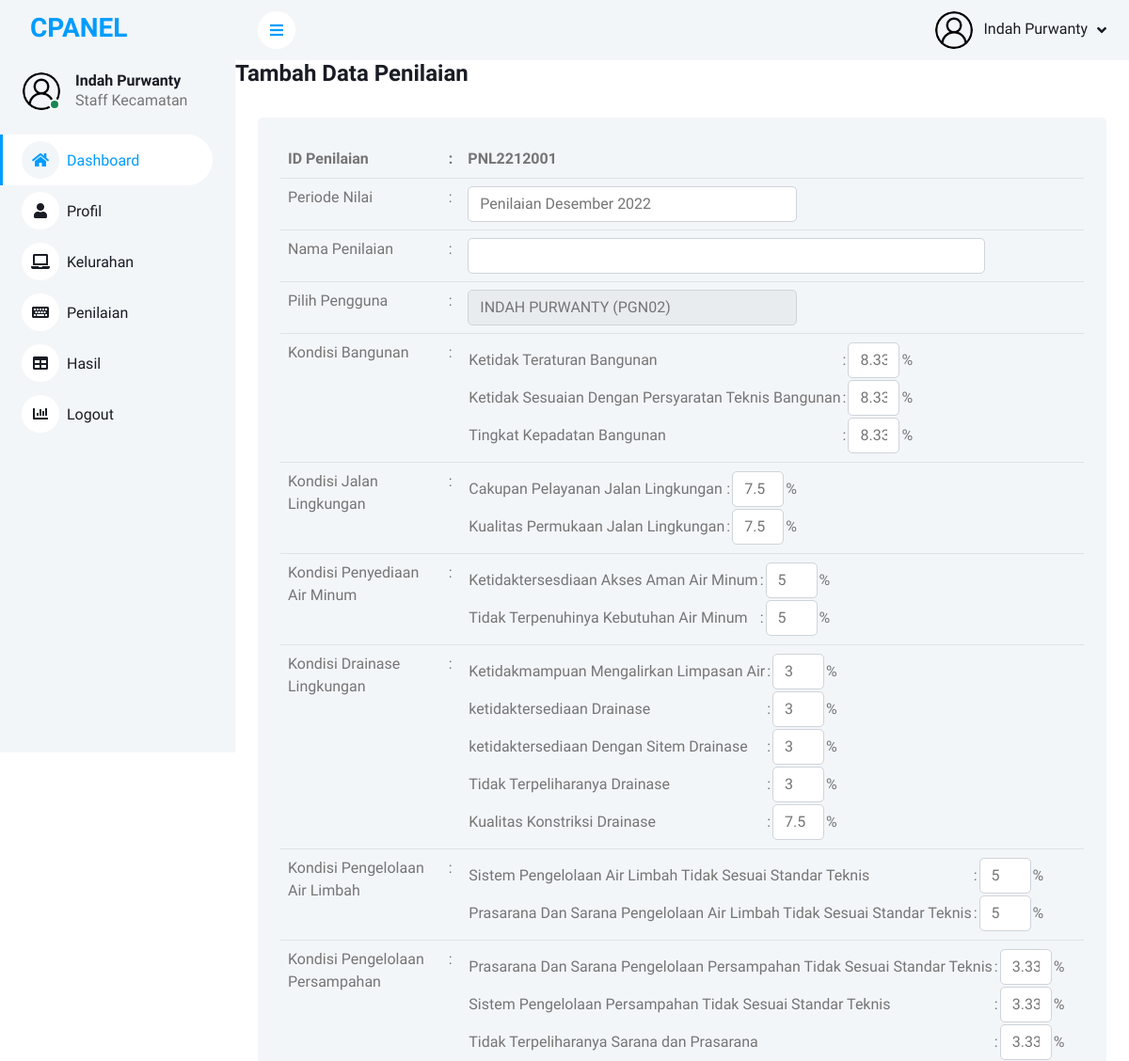
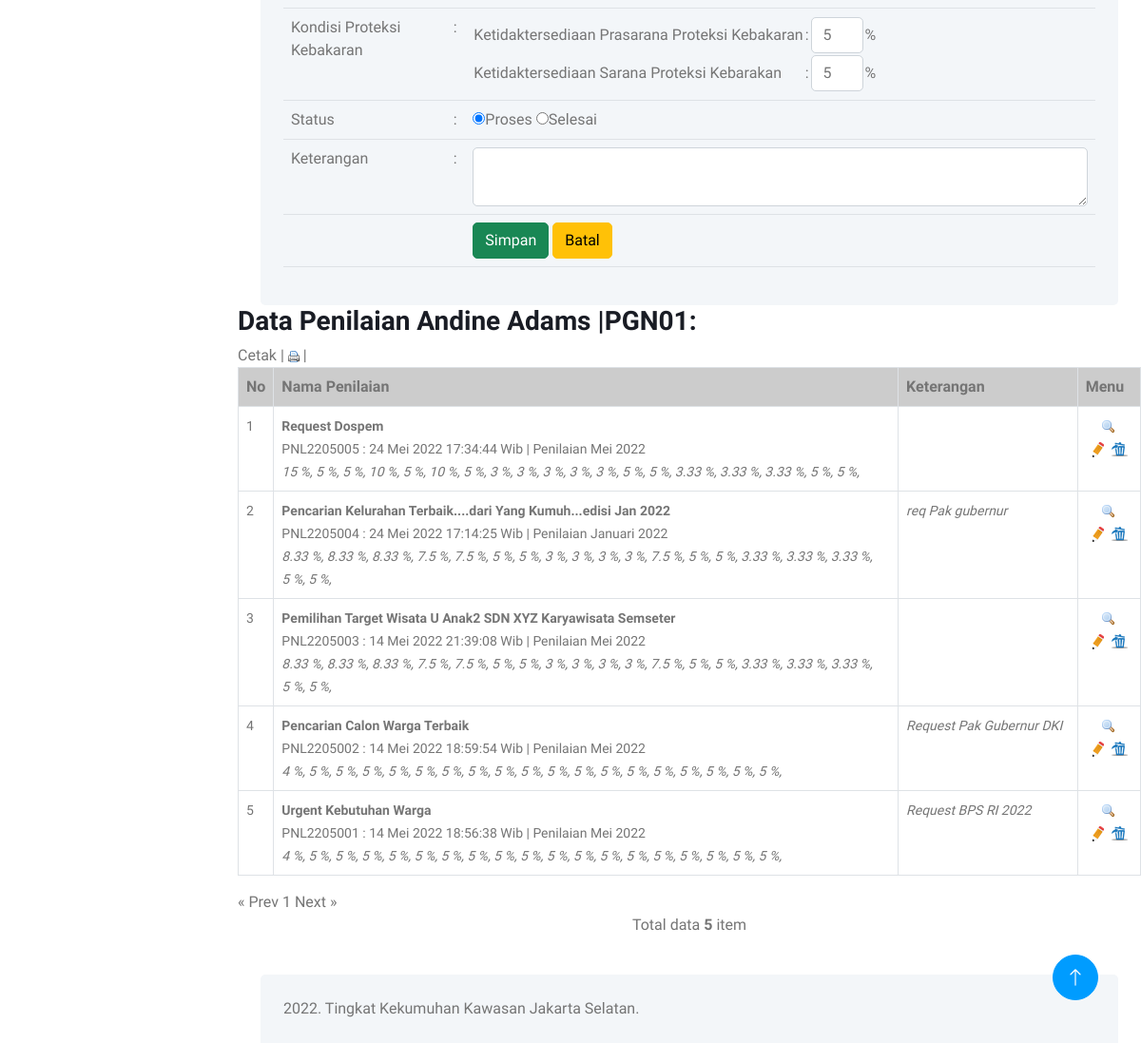
Page /?mnu=spenilaian (signed in) on the committed database (2 pictures, top to bottom).
### tables this page shows
CREATE TABLE `tb_penilaian` (
  `id_penilaian` varchar(15) NOT NULL,
  `nama_penilaian` varchar(100) NOT NULL,
  `periode` varchar(100) NOT NULL,
  `id_pengguna` varchar(15) NOT NULL,
  `bobot1` float NOT NULL,
  `bobot2` float NOT NULL,
  `bobot3` float NOT NULL,
  `bobot4` float NOT NULL,
  `bobot5` float NOT NULL,
  `bobot6` float NOT NULL,
  `bobot7` float NOT NULL,
  `bobot8` float NOT NULL,
  `bobot9` float NOT NULL,
  `bobot10` float NOT NULL,
  `bobot11` float NOT NULL,
  `bobot12` float NOT NULL,
  `bobot13` float NOT NULL,
  `bobot14` float NOT NULL,
  `bobot15` float NOT NULL,
  `bobot16` float NOT NULL,
  `bobot17` float NOT NULL,
  `bobot18` float NOT NULL,
  `bobot19` float NOT NULL,
  `status` varchar(15) NOT NULL DEFAULT 'Proses',
  `tanggal` date NOT NULL,
  `jam` time NOT NULL,
  `keterangan` text NOT NULL
);

### koneksivar.php (called while the page is built, shortened)
<?php
$tbpengguna="tb_pengguna";
$tbpenilaian="tb_penilaian";
$m1="Kondisi Bangunan";
$m2="Kondisi Jalan Lingkungan";
$m3="Kondisi Penyediaan Air Minum";
$m4="Kondisi Drainase Lingkungan";
$m5="Kondisi Pengelolaan Air Limbah";
$m6="Kondisi Pengelolaan Persampahan";
$m7="Kondisi Proteksi Kebakaran";
$kr11="Ketidak Teraturan Bangunan";
$kr12="Ketidak Sesuaian Dengan Persyaratan Teknis Bangunan";
$kr13="Tingkat Kepadatan Bangunan";
$kr21="Cakupan Pelayanan Jalan Lingkungan";
$kr22="Kualitas Permukaan Jalan Lingkungan";
$kr31="Ketidaktersesdiaan Akses Aman Air Minum";
$kr32="Tidak Terpenuhinya Kebutuhan Air Minum";
$kr41="Ketidakmampuan Mengalirkan Limpasan Air";
$kr42="ketidaktersediaan Drainase";
$kr43="ketidaktersediaan Dengan Sitem Drainase";
$kr44="Tidak Terpeliharanya Drainase";
$kr45="Kualitas Konstriksi Drainase";
$kr51="Sistem Pengelolaan Air Limbah Tidak Sesuai Standar Teknis";
$kr52="Prasarana Dan Sarana Pengelolaan Air Limbah Tidak Sesuai Standar Teknis";
$kr61="Prasarana Dan Sarana Pengelolaan Persampahan Tidak Sesuai Standar Teknis";
$kr62="Sistem Pengelolaan Persampahan Tidak Sesuai Standar Teknis";
$kr63="Tidak Terpeliharanya Sarana dan Prasarana";
$kr71="Ketidaktersediaan Prasarana Proteksi Kebakaran";
$kr72="Ketidaktersediaan Sarana Proteksi Kebarakan";
$bobot1=8.33;
$bobot2=8.33;
$bobot3=8.33;
$bobot4=7.50;
$bobot5=7.50;
$bobot6=5.00;
$bobot7=5.00;
$bobot8=3.00;
$bobot9=3.00;
$bobot10=3.00;
$bobot11=3.00;
$bobot12=7.50;
$bobot13=5.00;
$bobot14=5.00;
$bobot15=3.33;
$bobot16=3.33;
$bobot17=3.33;
$bobot18=5.00;
$bobot19=5.00;
?>

### konmysqli.php (called while the page is built, shortened)
<?php
require_once "koneksivar.php";
?>
<?php
function WKT($sekarang)
{
	$tanggal = substr($sekarang, 8, 2) + 0;
	$bulan = substr($sekarang, 5, 2);
	$tahun = substr($sekarang, 0, 4);
	$judul_bln = array(1 => "Januari", "Februari", "Maret", "April", "Mei", "Juni", "Juli", "Agustus", "September", "Oktober", "November", "Desember");
	$wk = $tanggal . " " . $judul_bln[(int)$bulan] . " " . $tahun;
	return $wk;
}
?>
<?php
function getJum($conn, $sql)
{
	$rs = $conn->query($sql);
	$jum = $rs->num_rows;
	return $jum;
}
function getData($conn, $sql)
{
	$rs = $conn->query($sql);
	$rs->data_seek(0);
	$arr = $rs->fetch_all(MYSQLI_ASSOC);
	return $arr;
}
function getPengguna($conn, $kode)
{
	$field = "nama_pengguna";
	$sql = "SELECT `$field` FROM `tb_pengguna` where `id_pengguna`='$kode'";
	$rs = $conn->query($sql);
	$rs->data_seek(0);
	$row = $rs->fetch_assoc();
	return $row[$field];
}
?>

### penilaian/spenilaian.php (the view, shortened to what this page needs)
<?php
$nama_penilaian = "";
$id_pengguna = $_SESSION["cid"];
$status = "Proses";
$keterangan = "";
$judul_bln = array(1 => "Januari", "Februari", "Maret", "April", "Mei", "Juni", "Juli", "Agustus", "September", "Oktober", "November", "Desember");
$bulan=date("m");
$periode = "Penilaian ".$judul_bln[(int)$bulan]." ".date("Y");
?>
<?php
$sql = "select `id_penilaian` from `$tbpenilaian` order by `id_penilaian` desc";
$q = mysqli_query($conn, $sql);
$jum = mysqli_num_rows($q);
$th = date("y");
$bl = date("m") + 0;
$kd = "PNL" . $th . $bl;
if ($jum > 0) {
	$d = mysqli_fetch_array($q);
	$idmax = $d["id_penilaian"];
	$bul = substr($idmax, 5, 2);
	$tah = substr($idmax, 3, 2);
	if ($bul == $bl && $tah == $th) {
		$urut = substr($idmax, 7, 3) + 1;
		if ($urut < 10) {
			$idmax = "$kd" . "00" . $urut;
		} else if ($urut < 100) {
			$idmax = "$kd" . "0" . $urut;
		} else {
			$idmax = "$kd" . $urut;
		}
	}
	else {
		$idmax = "$kd" . "001";
	}
}
else {
	$idmax = "$kd" . "001";
}
$id_penilaian = $idmax;
?>
<div id="accordion">
<h4>Tambah Data Penilaian</h4>
<div>
<div class="container-fluid pt-4 px-4">
<div class="row g-4">
<div class="col-sm-12 col-xl-12">
<div class="bg-light rounded h-100 p-4">
<form action="" method="post" enctype="multipart/form-data">
<table class="table">
<tr>
<th width="20%"><label for="id_penilaian">ID Penilaian</label>
<th width="1%">:
<th colspan="2"><b><?php echo $id_penilaian; ?></b>
</tr>
<tr>
<td height="24"><label for="periode">Periode Nilai</label>
<td>:
<td><input required class="form-control" style="width: 350px;" name="periode" type="periode" id="periode" value="<?php echo $periode; ?>" size="25" /></td>
</tr>
<tr>
<td><label for="nama_penilaian">Nama Penilaian</label>
<td>:
<td width="213"><input class="form-control" required style="width: 550px;" name="nama_penilaian" type="text" id="nama_penilaian" value="<?php echo $nama_penilaian; ?>" size="25" />
</td>
</tr>
<tr>
<td height="24"><label for="id_pengguna">Pilih Pengguna</label>
<td>:
<td><select class="form-control" name="id_pengguna" style="width: 350px;">
		<?php
		$sql = "select * from `$tbpengguna`";
		$arr = getData($conn, $sql);
		foreach ($arr as $d) {
			$id_pengguna0 = $d["id_pengguna"];
			$nama_pengguna = strtoupper($d["nama_pengguna"]);
			echo "<option value='$id_pengguna0'";
			if ($id_pengguna0 == $id_pengguna) {
				echo "selected";
			}
			echo ">$nama_pengguna ($id_pengguna0)</option>";
		}
?>
</select></td>
</tr>
<tr>
<td><label for="bobot1"><?php echo $m1;?></label>
<td>:
<td>
	<table>
		<tr>
		<td height="24"><label for="bobot1"><?php echo $kr11;?></label>
		<td>:
		<td><input required style="width: 55px;" class="form-control" name="bobot1" type="text" id="bobot1" value="<?php echo $bobot1; ?>" size="25" /><td>%
		</td>
		</tr>
		<tr>
		<td height="24"><label for="bobot2"><?php echo $kr12;?></label>
		<td>:
		<td><input required style="width: 55px;" class="form-control" name="bobot2" type="text" id="bobot2" value="<?php echo $bobot2; ?>" size="25" /><td>%
		</td>
		</tr>
		<tr>
		<td height="24"><label for="bobot3"><?php echo $kr13;?></label>
		<td>:
		<td><input required style="width: 55px;" class="form-control" name="bobot3" type="text" id="bobot3" value="<?php echo $bobot3; ?>" size="25" /><td>%
		</td>
		</tr>
	</table>
</td>
</tr>
<tr>
<td><label for="bobot1"><?php echo $m2;?></label>
<td>:
<td>
	<table>
		<tr>
		<td height="24"><label for="bobot1"><?php echo $kr21;?></label>
		<td>:
		<td><input required style="width: 55px;" class="form-control" name="bobot4" type="text" id="bobot4" value="<?php echo $bobot4; ?>" size="25" /><td>%
		</td>
		</tr>
		<tr>
		<td height="24"><label for="bobot2"><?php echo $kr22;?></label>
		<td>:
		<td><input required style="width: 55px;" class="form-control" name="bobot5" type="text" id="bobot5" value="<?php echo $bobot5; ?>" size="25" /><td>%
		</td>
		</tr>
	</table>
</td>
</tr>
<tr>
<td><label for="bobot1"><?php echo $m3;?></label>
<td>:
<td>
	<table>
		<tr>
		<td height="24"><label for="bobot1"><?php echo $kr31;?></label>
		<td>:
		<td><input required style="width: 55px;" class="form-control" name="bobot6" type="text" id="bobot6" value="<?php echo $bobot6; ?>" size="25" />
		</td><td>%
		</tr>
		<tr>
		<td height="24"><label for="bobot2"><?php echo $kr32;?></label>
		<td>:
		<td><input required style="width: 55px;" class="form-control" name="bobot7" type="text" id="bobot7" value="<?php echo $bobot7; ?>" size="25" />
		</td><td>%
		</tr>
	</table>
</td>
</tr>
<tr>
<td><label for="bobot1"><?php echo $m4;?></label>
<td>:
<td>
	<table>
		<tr>
		<td height="24"><label for="bobot1"><?php echo $kr41;?></label>
		<td>:
		<td><input required style="width: 55px;" class="form-control" name="bobot8" type="text" id="bobot8" value="<?php echo $bobot8; ?>" size="25" />
		</td><td>%
		</tr>
		<tr>
		<td height="24"><label for="bobot2"><?php echo $kr42;?></label>
		<td>:
		<td><input required style="width: 55px;" class="form-control" name="bobot9" type="text" id="bobot9" value="<?php echo $bobot9; ?>" size="25" />
		</td><td>%
		</tr>
 		<tr>
		<td height="24"><label for="bobot2"><?php echo $kr43;?></label>
		<td>:
		<td><input required style="width: 55px;" class="form-control" name="bobot10" type="text" id="bobot10" value="<?php echo $bobot10; ?>" size="25" />
		</td><td>%
		</tr>
		<tr>
		<td height="24"><label for="bobot2"><?php echo $kr44;?></label>
		<td>:
		<td><input required style="width: 55px;" class="form-control" name="bobot11" type="text" id="bobot11" value="<?php echo $bobot11; ?>" size="25" />
		</td><td>%
		</tr>
		<tr>
		<td height="24"><label for="bobot2"><?php echo $kr45;?></label>
		<td>:
		<td><input required style="width: 55px;" class="form-control" name="bobot12" type="text" id="bobot12" value="<?php echo $bobot12; ?>" size="25" />
		</td><td>%
		</tr>
	</table>
</td>
</tr>
<tr>
<td><label for="bobot1"><?php echo $m5;?></label>
<td>:
<td>
	<table>
		<tr>
		<td height="24"><label for="bobot1"><?php echo $kr51;?></label>
		<td>:
		<td><input required style="width: 55px;" class="form-control" name="bobot13" type="text" id="bobot13" value="<?php echo $bobot13; ?>" size="25" />
		</td><td>%
		</tr>
		<tr>
		<td height="24"><label for="bobot2"><?php echo $kr52;?></label>
		<td>:
		<td><input required style="width: 55px;" class="form-control" name="bobot14" type="text" id="bobot14" value="<?php echo $bobot14; ?>" size="25" />
		</td><td>%
		</tr>
	</table>
</td>
</tr>
<tr>
<td><label for="bobot1"><?php echo $m6;?></label>
<td>:
<td>
	<table>
		<tr>
		<td height="24"><label for="bobot1"><?php echo $kr61;?></label>
		<td>:
		<td><input required style="width: 55px;" class="form-control" name="bobot15" type="text" id="bobot15" value="<?php echo $bobot15; ?>" size="25" />
		</td><td>%
		</tr>
		<tr>
		<td height="24"><label for="bobot2"><?php echo $kr62;?></label>
		<td>:
		<td><input required style="width: 55px;" class="form-control" name="bobot16" type="text" id="bobot16" value="<?php echo $bobot16; ?>" size="25" />
		</td><td>%
		</tr>
		<tr>
		<td height="24"><label for="bobot2"><?php echo $kr63;?></label>
		<td>:
		<td><input required style="width: 55px;" class="form-control" name="bobot17" type="text" id="bobot17" value="<?php echo $bobot17; ?>" size="25" />
		</td><td>%
		</tr>
	</table>
</td>
</tr>
<tr>
<td><label for="bobot1"><?php echo $m7;?></label>
<td>:
<td>
	<table>
		<tr>
		<td height="24"><label for="bobot1"><?php echo $kr71;?></label>
		<td>:
		<td><input required style="width: 55px;" class="form-control" name="bobot18" type="text" id="bobot18" value="<?php echo $bobot18; ?>" size="25" />
		</td><td>%
		</tr>
		<tr>
		<td height="24"><label for="bobot2"><?php echo $kr72;?></label>
		<td>:
		<td><input required style="width: 55px;" class="form-control" name="bobot19" type="text" id="bobot19" value="<?php echo $bobot19; ?>" size="25" />
		</td><td>%
		</tr>
	</table>
</td>
</tr>
<tr>
<td><label for="status">Status</label>
<td>:
<td colspan="2">
	<input type="radio" name="status" id="status" checked="checked" value="Proses" <?php if ($status == "Proses") {	echo "checked";} ?> />Proses
	<input type="radio" name="status" id="status" value="Selesai" <?php if ($status == "Selesai") {echo "checked";} ?> />Selesai
</td>
</tr>
<tr>
<td height="24"><label for="keterangan">Keterangan</label>
<td>:
<td>
	<textarea class="form-control" name="keterangan" cols="55" rows="2"><?php echo $keterangan; ?></textarea>
</td>
</tr>
<tr>
<td>
<td>
<td colspan="2">
	<input class="btn btn-success" name="Simpan" type="submit" id="Simpan" value="Simpan" />
	<a href="?mnu=penilaian"><input class="btn btn-warning" name="Batal" type="button" id="Batal" value="Batal" /></a>
</td>
</tr>
</table>
</form>
</div>
</div>
</div>
</div>
</div>
<?php
$sqlc = "select distinct(`id_pengguna`) from `$tbpenilaian` order by `id_pengguna` asc";
$arrc = getData($conn, $sqlc);
foreach ($arrc as $dc) {
	$id_pengguna = $dc["id_pengguna"];
?>
<h3>Data Penilaian <?php echo getPengguna($conn,$id_pengguna)." |$id_pengguna"; ?>:</h3>
<div>
Cetak | <img src='ypathicon/print.png' title='PRINT' OnClick="PRINT('<?php echo $id_pengguna; ?>')"> |
<table class="table table-bordered">
<tr bgcolor="#cccccc">
<th width="3%">No</td>
<th width="70%">Nama Penilaian</td>
<th width="20%">Keterangan</td>
<th width="13%">Menu</td>
</tr>
<?php
$sql = "select * from `$tbpenilaian` where  `id_pengguna`='$id_pengguna' order by `id_penilaian` desc";
$jum = getJum($conn, $sql);
if ($jum > 0) {
		$batas   = 10;
		$page = 1;
		if (empty($page)) {
		$posawal  = 0;
		$page = 1;
		} else {
		$posawal = ($page - 1) * $batas;
		}
$sql2 = $sql . " LIMIT $posawal,$batas";
$no = $posawal + 1;
$arr = getData($conn, $sql2);
foreach ($arr as $d) {
	$id_penilaian = $d["id_penilaian"];
	$nama_penilaian = ucwords($d["nama_penilaian"]);
	$periode = $d["periode"];
	$bobot1 = $d["bobot1"];
	$bobot2 = $d["bobot2"];
	$bobot3 = $d["bobot3"];
	$bobot4 = $d["bobot4"];
	$bobot5 = $d["bobot5"];
	$bobot6 = $d["bobot6"];
	$bobot7 = $d["bobot7"];
	$bobot8 = $d["bobot8"];
	$bobot9 = $d["bobot9"];
	$bobot10 = $d["bobot10"];
	$bobot11 = $d["bobot11"];
	$bobot12 = $d["bobot12"];
	$bobot13 = $d["bobot13"];
	$bobot14 = $d["bobot14"];
	$bobot15 = $d["bobot15"];
	$bobot16 = $d["bobot16"];
	$bobot17 = $d["bobot17"];
	$bobot18 = $d["bobot18"];
	$bobot19 = $d["bobot19"];
	$keterangan = $d["keterangan"];
	$tanggal= WKT($d["tanggal"]);
	$jam = $d["jam"];
$gab="<label title='$kr11 $bobot1 %'>$bobot1 %</label>, ";
$gab.="<label title='$kr12 $bobot2 %'>$bobot2 %</label>, ";
$gab.="<label title='$kr13 $bobot3 %'>$bobot3 %</label>, ";
$gab.="<label title='$kr21 $bobot4 %'>$bobot4 %</label>, ";
$gab.="<label title='$kr22 $bobot5 %'>$bobot5 %</label>, ";
$gab.="<label title='$kr31 $bobot6 %'>$bobot6 %</label>, ";
$gab.="<label title='$kr32 $bobot7 %'>$bobot7 %</label>, ";
$gab.="<label title='$kr41 $bobot8 %'>$bobot8 %</label>, ";
$gab.="<label title='$kr42 $bobot9 %'>$bobot9 %</label>, ";
$gab.="<label title='$kr43 $bobot10 %'>$bobot10 %</label>, ";
$gab.="<label title='$kr44 $bobot11 %'>$bobot11 %</label>, ";
$gab.="<label title='$kr45 $bobot12 %'>$bobot12 %</label>, ";
$gab.="<label title='$kr51 $bobot13 %'>$bobot13 %</label>, ";
$gab.="<label title='$kr52 $bobot14 %'>$bobot14 %</label>, ";
$gab.="<label title='$kr61 $bobot15 %'>$bobot15 %</label>, ";
$gab.="<label title='$kr62 $bobot16 %'>$bobot16 %</label>, ";
$gab.="<label title='$kr63 $bobot17 %'>$bobot17 %</label>, ";
$gab.="<label title='$kr71 $bobot18 %'>$bobot18 %</label>, ";
$gab.="<label title='$kr72 $bobot19 %'>$bobot19 %</label>, ";
$color = "";
if ($no % 2 == 0) {
$color = "";
}
echo "<tr bgcolor='$color'>
<td><small>$no</td>
<td><small><b>$nama_penilaian</b><br>
$id_penilaian : $tanggal $jam Wib | $periode
</small>
<br><i><small>$gab</i></small></td>
<td><i><small>$keterangan</i></small></td>
<td><div align='center'>
<a href='?mnu=detail&id=$id_penilaian'>
<img src='ypathicon/11.png' title='Perbandingan Kriteria'></a>
<br>
<a href='?mnu=penilaian&pro=ubah&kode=$id_penilaian'><img src='ypathicon/ub.png' title='Ubah $nama_penilaian'></a>
<a href='?mnu=penilaian&pro=hapus&kode=$id_penilaian&nama_penilaian=$nama_penilaian'><img src='ypathicon/ha.png' title='Hapus $nama_penilaian'
onClick='return confirm(\"Apakah Anda benar-benar akan menghapus \'$nama_penilaian\' pada Data Penilaian ?..\")'></a></div></td>
</tr>";
$no++;
}
}
else {
echo "<tr><td colspan='6'><blink>Maaf, Data penilaian belum tersedia...</blink></td></tr>";
}
?>
</table>
<?php
$jmldata = $jum;
if ($jmldata > 0) {
$jmlhal  = ceil($jmldata / $batas);
echo "<div class=paging>";
if ($page > 1) {
$prev = $page - 1;
echo "<span class=prevnext><a href='$_SERVER[PHP_SELF]?page=$prev&mnu=penilaian'>« Prev</a></span> ";
} else {
echo "<span class=disabled>« Prev</span> ";
}
for ($i = 1; $i <= $jmlhal; $i++)
if ($i != $page) {
echo "<a href='$_SERVER[PHP_SELF]?page=$i&mnu=penilaian'>$i</a> ";
} else {
echo " <span class=current>$i</span> ";
}
if ($page < $jmlhal) {
$next = $page + 1;
echo "<span class=prevnext><a href='$_SERVER[PHP_SELF]?page=$next&mnu=penilaian'>Next »</a></span>";
} else {
echo "<span class=disabled>Next »</span>";
}
echo "</div>";
}
$jmldata = $jum;
echo "<p align=center>Total data <b>$jmldata</b> item</p>";
echo "</div>";
}
?>
</div>

### css/style.css (style rules this page uses)
:root { --primary: #009CFF; --light: #F3F6F9; --dark: #191C24; }
.btn { transition: .5s; }

### rows in the picture
tb_penilaian: nama_penilaian "Request Dospem", id_penilaian "PNL2205005", tanggal "24 Mei 2022", jam "17:34:44", periode "Penilaian Mei 2022", bobot1 "15", bobot2 "5", bobot3 "5", bobot4 "10", bobot5 "5", bobot6 "10", bobot7 "5", bobot8 "3", bobot9 "3", bobot10 "3", bobot11 "3", bobot12 "3", bobot13 "5", bobot14 "5", bobot15 "3.33", bobot16 "3.33", bobot17 "3.33", bobot18 "5", bobot19 "5"
tb_penilaian: nama_penilaian "Pencarian Kelurahan Terbaik....dari Yang Kumuh...edisi Jan 2022", id_penilaian "PNL2205004", tanggal "24 Mei 2022", jam "17:14:25", periode "Penilaian Januari 2022", bobot1 "8.33", bobot2 "8.33", bobot3 "8.33", bobot4 "7.5", bobot5 "7.5", bobot6 "5", bobot7 "5", bobot8 "3", bobot9 "3", bobot10 "3", bobot11 "3", bobot12 "7.5", bobot13 "5", bobot14 "5", bobot15 "3.33", bobot16 "3.33", bobot17 "3.33", bobot18 "5", bobot19 "5", keterangan "req Pak gubernur"
tb_penilaian: nama_penilaian "Pemilihan Target Wisata U Anak2 SDN XYZ Karyawisata Semseter", id_penilaian "PNL2205003", tanggal "14 Mei 2022", jam "21:39:08", periode "Penilaian Mei 2022", bobot1 "8.33", bobot2 "8.33", bobot3 "8.33", bobot4 "7.5", bobot5 "7.5", bobot6 "5", bobot7 "5", bobot8 "3", bobot9 "3", bobot10 "3", bobot11 "3", bobot12 "7.5", bobot13 "5", bobot14 "5", bobot15 "3.33", bobot16 "3.33", bobot17 "3.33", bobot18 "5", bobot19 "5"
tb_penilaian: nama_penilaian "Pencarian Calon Warga Terbaik", id_penilaian "PNL2205002", tanggal "14 Mei 2022", jam "18:59:54", periode "Penilaian Mei 2022", bobot1 "4", bobot2 "5", bobot3 "5", bobot4 "5", bobot5 "5", bobot6 "5", bobot7 "5", bobot8 "5", bobot9 "5", bobot10 "5", bobot11 "5", bobot12 "5", bobot13 "5", bobot14 "5", bobot15 "5", bobot16 "5", bobot17 "5", bobot18 "5", bobot19 "5", keterangan "Request Pak Gubernur DKI"
tb_penilaian: nama_penilaian "Urgent Kebutuhan Warga", id_penilaian "PNL2205001", tanggal "14 Mei 2022", jam "18:56:38", periode "Penilaian Mei 2022", bobot1 "4", bobot2 "5", bobot3 "5", bobot4 "5", bobot5 "5", bobot6 "5", bobot7 "5", bobot8 "5", bobot9 "5", bobot10 "5", bobot11 "5", bobot12 "5", bobot13 "5", bobot14 "5", bobot15 "5", bobot16 "5", bobot17 "5", bobot18 "5", bobot19 "5", keterangan "Request BPS RI 2022"

### other values in the picture
$_SESSION["cnama"] "Indah Purwanty"
$_SESSION["cstatus"] "Staff Kecamatan"
$id_penilaian "PNL2212001"
$m1 "Kondisi Bangunan"
$kr11 "Ketidak Teraturan Bangunan"
$kr12 "Ketidak Sesuaian Dengan Persyaratan Teknis Bangunan"
$kr13 "Tingkat Kepadatan Bangunan"
$m2 "Kondisi Jalan Lingkungan"
$kr21 "Cakupan Pelayanan Jalan Lingkungan"
$kr22 "Kualitas Permukaan Jalan Lingkungan"
$m3 "Kondisi Penyediaan Air Minum"
$kr31 "Ketidaktersesdiaan Akses Aman Air Minum"
$kr32 "Tidak Terpenuhinya Kebutuhan Air Minum"
$m4 "Kondisi Drainase Lingkungan"
$kr41 "Ketidakmampuan Mengalirkan Limpasan Air"
